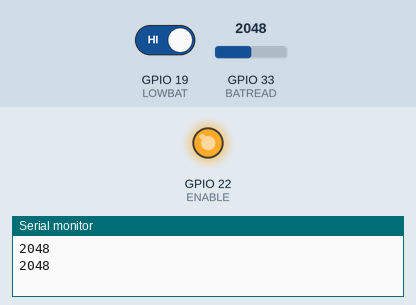
Simulated run of this sketch. Board: ESP32. Parts: output pins drawn as LEDs (lit = HIGH), the last lines printed to the serial monitor. The test bench sets the inputs (shaded band); at power-on: GPIO 19 (LOWBAT) HIGH, GPIO 33 (BATREAD) = 2048. At 2.0 s the program stops and its outputs stay as they are.

Above: at 1.8 s.
1.9 s: GPIO 19 (LOWBAT) driven LOW
At 3.2 s:
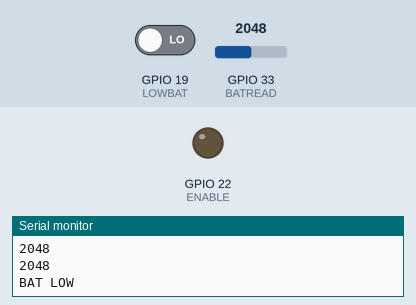
Timing chart, 0 to 3.5 s (numbered marks = the images above; inputs shaded):
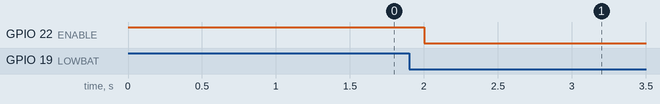

The sketch:

BatteryDischarge.ino
```cpp
#define BATREAD 33
#define ENABLE 22
#define LOWBAT 19

int PD;

void setup(){
    Serial.begin(115200);

    pinMode(BATREAD,INPUT);
    pinMode(LOWBAT,INPUT);

    pinMode(ENABLE,OUTPUT);

    digitalWrite(ENABLE,HIGH); //set to LOW to turn off the Booster


}

void loop(){
    PD = analogRead(BATREAD);
    if(digitalRead(LOWBAT) == LOW){
        Serial.println("BAT LOW");
        digitalWrite(ENABLE,LOW); //TURN OFF
        while(1);
    }

    Serial.println(PD);

    delay(1000);

}
```

Measured:
- after the input at 1.9 s, GPIO 22 (ENABLE): HIGH → LOW after 0.10 s
